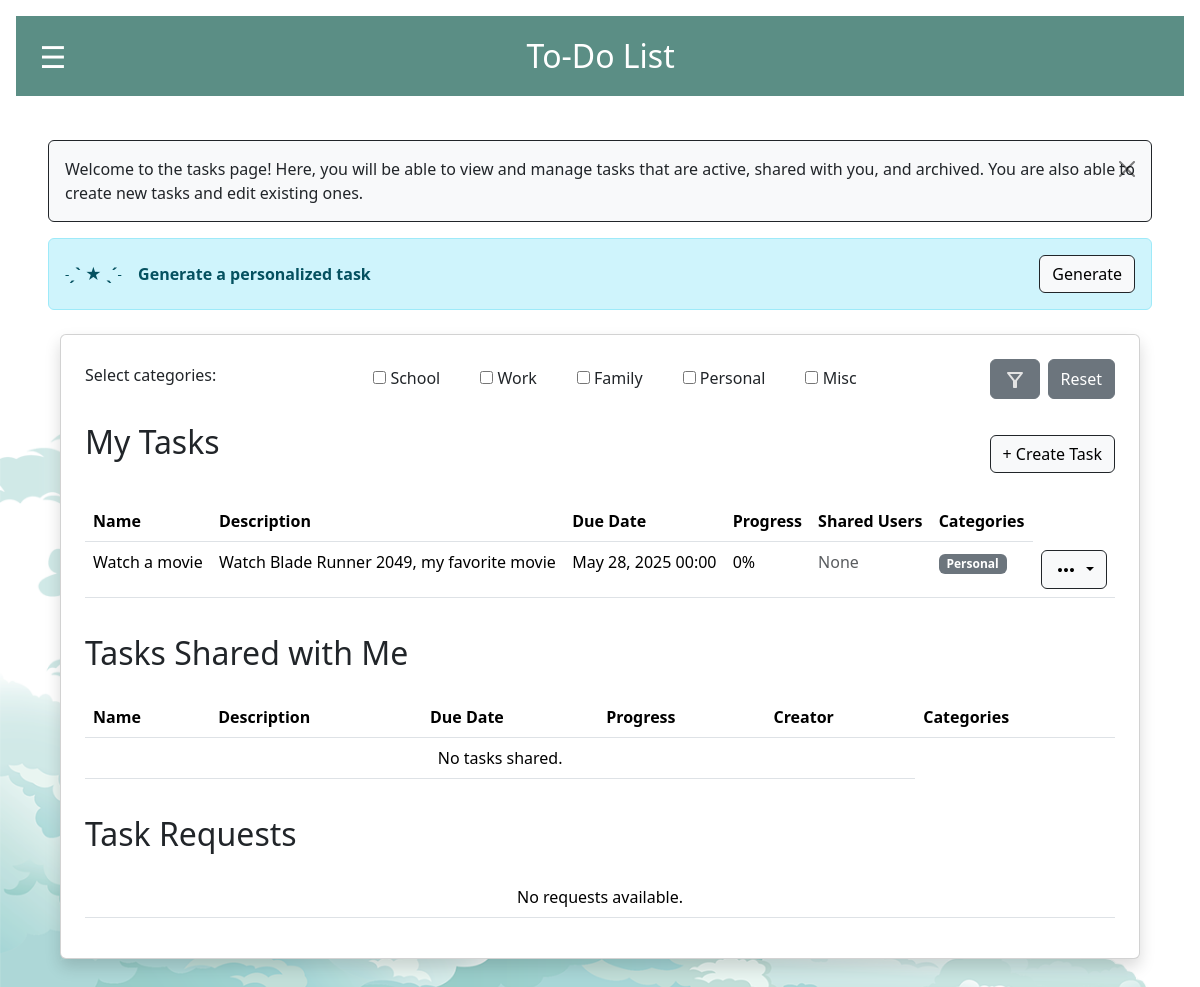
Page /tasks/ (signed in) on the earlier database version.
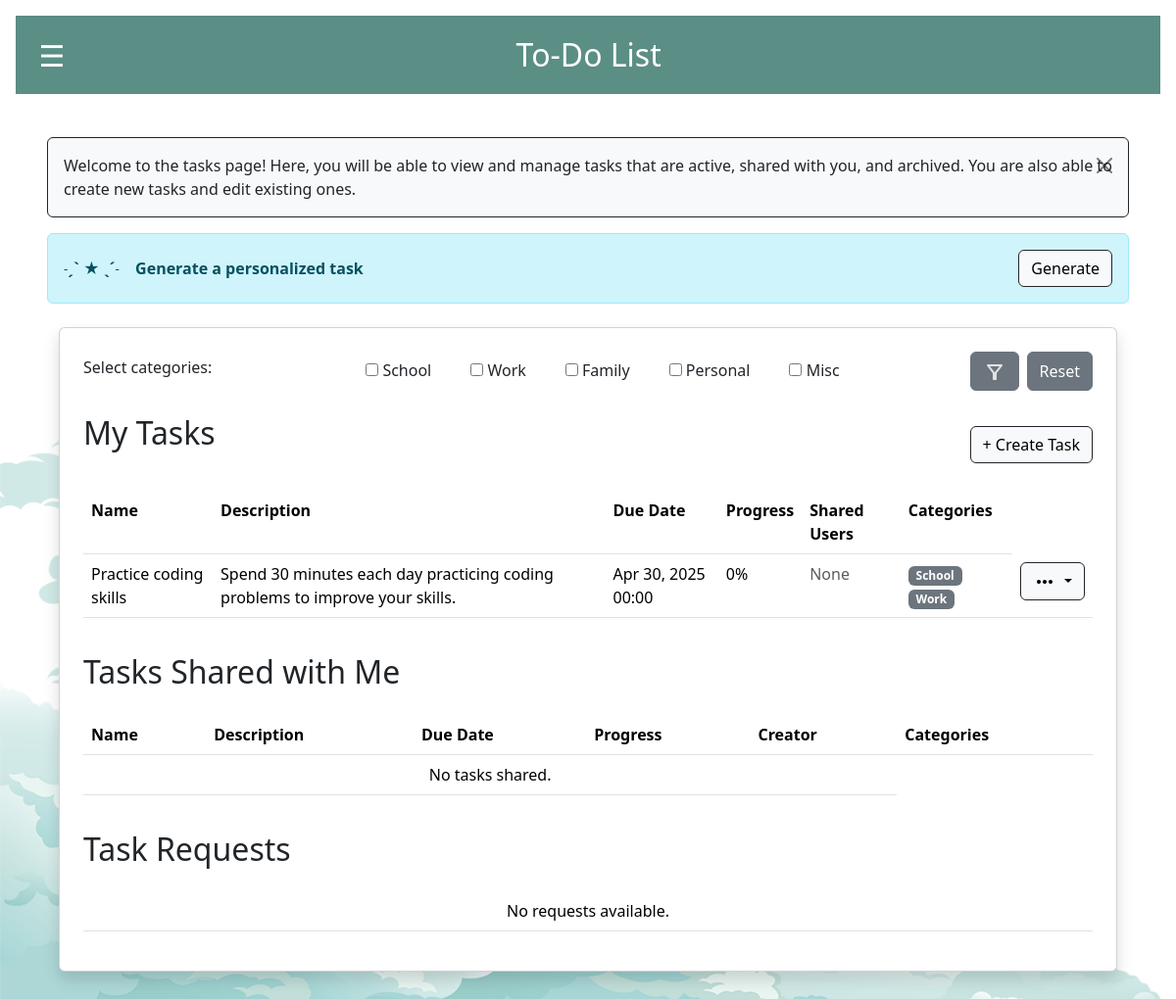
Same page on the later database version.
### todoapp/models.py (models this page shows, shortened)
class Category(models.Model):
    name = models.CharField(max_length=50)
    objects = models.Manager()
    def __str__(self):
        return str(self.name or "")

class Task(models.Model):
    name = models.CharField(max_length=255)
    objects = models.Manager()
    creator = models.ForeignKey(User, on_delete=models.CASCADE)
    description = models.TextField()
    due_date = models.DateTimeField()
    progress = models.IntegerField(default=0)
    is_completed = models.BooleanField(default=False)
    is_archived = models.BooleanField(default=False)
    ignore_archive = models.BooleanField(default=False)
    categories = models.ManyToManyField(Category, related_name="tasks", blank=True)
    assigned_users = models.ManyToManyField(User, related_name="assigned_tasks")
    notifications_enabled = models.BooleanField(default=False)
    NOTIFICATION_TIMES = [
        (10, '10 minutes before'),
        (60, '1 hour before'),
        (1440, '1 day before'),
    ]
    NOTIFICATION_TYPES = [
        ('push', 'Push Notification'),
        ('email', 'Email Notification'),
    ]
    notification_time = models.IntegerField(choices=NOTIFICATION_TIMES, default=60)
    notification_type = models.CharField(
        max_length=10,
        choices=NOTIFICATION_TYPES,
        default='push'
    )

### todoapp/views.py (the view)
# urls.py: path('tasks/', views.task_view, name='task_view'),
@login_required(login_url='/')
def task_view(request):
    task_requests = TaskCollabRequest.objects.filter(to_user=request.user)
    has_task = Task.objects.filter(creator=request.user).exists()
    form, filtered_tasks, shared_filtered_tasks, _ = get_filtered_tasks(request)
    suggestion = get_ai_task_suggestion(request)
    suggested_name        = suggestion.get('name','')        if suggestion else ''
    suggested_description = suggestion.get('description','') if suggestion else ''
    suggested_categories  = suggestion.get('categories',[])  if suggestion else []
    return render(request, 'task_view.html', {
        'my_tasks':             filtered_tasks,
        'shared_tasks':         shared_filtered_tasks,
        'task_requests':        task_requests,
        'form':                 form,
        'has_task':             has_task,
        'suggested_name':       suggested_name,
        'suggested_description':suggested_description,
        'suggested_categories': suggested_categories,
    })

### todoapp/forms.py
class FilterTasksForm(forms.Form):
    user_category_filter = forms.ModelMultipleChoiceField(
        queryset=Category.objects.all(),
        widget=forms.CheckboxSelectMultiple,
        required=False,
        label="Select categories:"
    )

### todoapp/context_processors.py (called while the page is built)
def vapid_key(request):
    return {
        'vapid_key': settings.VAPID_PUBLIC_KEY
    }

### todoapp/views.py (called while the page is built, shortened)
def get_ai_task_suggestion(request):
    if 'generate-task' not in request.GET:
        return None

def get_filtered_tasks(request):
    form = FilterTasksForm(request.GET or None)
    my_filtered_tasks = Task.objects.filter(
        creator=request.user,
        is_archived=False
    )
    shared_filtered_tasks = Task.objects.filter(
        assigned_users=request.user,
        is_archived=False
    )
    filtered_archived_tasks = Task.objects.filter(
        is_archived=True
    ).filter(
        Q(creator=request.user) | Q(assigned_users=request.user)
    ).distinct()
    return form, my_filtered_tasks, shared_filtered_tasks, filtered_archived_tasks

### todoapp/templates/task_view.html (shortened to what this page needs)
{% extends 'base.html' %}
{% block content %}
<div class="alert alert-info alert-dismissible fade show d-flex justify-content-between align-items-center flex-wrap gap-2 border border-dark custom-alert" role="alert">
    <p class="mb-0">
      Welcome to the tasks page! Here, you will be able to view and manage tasks that are active, shared with you, and archived. You are also able to create new tasks and edit existing ones.
    </p>
    <button type="button" class="btn-close" data-bs-dismiss="alert" aria-label="Close"></button>
  </div>
  <div class="alert alert-info d-flex justify-content-between align-items-center flex-wrap gap-2">
    {% if suggested_name and has_task %}
        <p class="mb-0 mt-2" title="Personalized tasks are suggested to you based on your activity and patterns! Click 'Add Task' to customize this task and add it to your calendar.">
            <b>˗ˏˋ ★ ˎˊ˗ &ensp; Task Suggestion: &ensp;</b> {{ suggested_name }}
        </p>
        <div class="d-flex gap-2 ms-auto">
            <a href="{% url 'add_task' %}?name={{ suggested_name|urlencode }}&description={{ suggested_description|urlencode }}{% for cat in suggested_categories %}&categories={{ cat|urlencode }}{% endfor %}" class="custom-dark-button">
                Add Task
            </a>
            <form method="get">
                <button name="generate-task" type="submit" class="custom-dark-button">Generate Task</button>
            </form>
        </div>
    {% elif has_task and not suggested_name %}
        <strong>˗ˏˋ ★ ˎˊ˗ &ensp; Generate a personalized task</strong>
        <form method="get" class="ms-auto">
            <button name="generate-task" type="submit" class="custom-dark-button">Generate</button>
        </form>
    {% else %}
        <strong>˗ˏˋ ★ ˎˊ˗ &ensp; Create a task first!</strong>
    {% endif %}
</div>
<div class="container mt-4">
    <div class="card p-4 shadow">
        <div class="filter-form">
            <form method="get" title="Select a category to filter all tasks based on their category assignment." name="filter_tasks" class="d-flex justify-content-between align-items-center flex-wrap gap-2">
                <label class="form-label">{{ form.user_category_filter.label }}</label>
                <div class="d-flex flex-row flex-wrap gap-3">
                    {% for checkbox in form.user_category_filter %}
                        <div class="form-check">
                            {{ checkbox.tag }}
                            <label class="form-check-label">{{ checkbox.choice_label }}</label>
                        </div>
                    {% endfor %}
                </div>
                <div class="d-flex gap-2">
                    <button type="submit" name="make-filter" title="Filter" class="btn btn-secondary">
                        <svg xmlns="http://www.w3.org/2000/svg" height="24px" viewBox="0 -960 960 960" width="24px" fill="#e3e3e3"><path d="M440-160q-17 0-28.5-11.5T400-200v-240L168-736q-15-20-4.5-42t36.5-22h560q26 0 36.5 22t-4.5 42L560-440v240q0 17-11.5 28.5T520-160h-80Zm40-308 198-252H282l198 252Zm0 0Z"/></svg>
                    </button>
                    <button type="button" name="reset-filter" class="btn btn-secondary" onclick="resetFilter()">Reset</button>
                </div>
            </form>
        </div>
        <div class="title-card d-flex justify-content-between align-items-center mt-4 mb-3" style="margin-top:20px;">
            <h2 class="mb-4">My Tasks</h2>
            <a href="{% url 'add_task' %}" class="custom-dark-button">+ Create Task</a>
        </div>
        <div class="table-responsive">
            <table class="table">
                <tbody>
                    <tr>
                        <th>Name</th>
                        <th>Description</th>
                        <th>Due Date</th>
                        <th>Progress</th>
                        <th>Shared Users</th>
                        <th>Categories</th>
                    </tr>
                    {% for task in my_tasks %}
                    <tr>
                        <td>{{ task.name }}</td>
                        <td>{{ task.description }}</td>
                        <td>{{ task.due_date|date:"M d, Y H:i" }}</td>
                        <td>{{ task.progress }}%</td>
                        <td>
                            {% for user in task.assigned_users.all %}
                                <span class="badge bg-secondary">{{ user.username }}</span>
                            {% empty %}
                                <span class="text-muted">None</span>
                            {% endfor %}
                        </td>
                        <td>
                            {% for category in task.categories.all %}
                                <span class="badge bg-secondary">{{ category.name }}</span>
                            {% empty %}
                                <span class="text-muted">None</span>
                            {% endfor %}
                        </td>
                        <td>
                            <div class="btn-group">
                                <button type="button" class="custom-dark-button dropdown-toggle" data-bs-toggle="dropdown" aria-haspopup="true" aria-expanded="false">
                                </button>
                            </div>
                        </td>
                    </tr>
                    {% empty %}
                    <tr>
                        <td colspan="5" class="text-center">No tasks available.</td>
                    </tr>
                    {% endfor %}
                </tbody>
            </table>
        </div>
        <div class="title-card">
            <h2 class="mb-4" style="margin-top:20px;">Tasks Shared with Me</h2>
        </div>
        <div class="table-responsive">
            <table class="table">
                    <tr>
                        <th>Name</th>
                        <th>Description</th>
                        <th>Due Date</th>
                        <th>Progress</th>
                        <th>Creator</th>
                        <th>Categories</th>
                    </tr>
                    {% for task in shared_tasks %}
                    <tr>
                        <td>{{ task.name }}</td>
                        <td>{{ task.description }}</td>
                        <td>{{ task.due_date|date:"M d, Y H:i" }}</td>
                        <td>{{ task.progress }}%</td>
                        <td>{{ task.creator }}</td>
                        <td>
                            {% for category in task.categories.all %}
                                <span class="badge bg-secondary">{{ category.name }}</span>
                            {% empty %}
                                <span class="text-muted">None</span>
                            {% endfor %}
                        </td>
                        <td>
                            <div class="button-container">
                                <a class="btn btn-primary btn-sm" href="{% url 'share_task' task_id=task.id %}">Share</a>
                                <a href="{% url 'exit_task' task_id=task.id %}" class="btn btn-danger btn-sm">Exit</a>
                            </div>
                        </td>
                    </tr>
                    {% empty %}
                    <tr>
                        <td colspan="5" class="text-center">No tasks shared.</td>
                    </tr>
                    {% endfor %}
            </table>
        </div>
        <div class="title-card">
            <h2 class="mb-4" style="margin-top: 20px;">Task Requests</h2>
        </div>
        <div class="table-responsive">
            <table class="table">
                <tbody>
                    {% if task_requests %}
                    <tr>
                        <th>Name</th>
                        <th>Description</th>
                        <th>Due Date</th>
                        <th>Progress</th>
                        <th>Creator</th>
                        <th>Actions</th>
                    </tr>
                    {% for request in task_requests %}
                    <tr>
                        <td>{{ request.task.name }}</td>
                        <td>{{ request.task.description }}</td>
                        <td>{{ request.task.due_date|date:"M d, Y H:i" }}</td>
                        <td>{{ request.task.progress }}</td>
                        <td>Shared from user {{request.task.creator}}</td>
                        <td>
                            <form method="post" action="{% url 'accept_task' request.id %}">
                                {% csrf_token %}
                                <button class="btn btn-primary btn-sm" name="accept_request">Accept</button>
                                <button class="btn btn-danger btn-sm" name="decline_request">Decline</button>
                            </form>
                        </td>
                    </tr>
                    {% endfor %}
                    {% else %}
                    <tr>
                        <td colspan="5" class="text-center">No requests available.</td>
                    </tr>
                    {% endif %}
                </tbody>
            </table>
        </div>
    </div>
</div>
{% endblock %}

### todoapp/templates/base.html (shortened to what this page needs)
<!DOCTYPE html>
<html>
<head>
    {% load static %}
    <link href="https://cdn.jsdelivr.net/npm/bootstrap@5.3.3/dist/css/bootstrap.min.css" rel="stylesheet">
    <link rel="stylesheet" href="{% static 'styles.css' %}">
</head>
<body class="m-3">
    <nav class="navbar navbar-dark" style="height: 80px; ">
        <div class="container-fluid d-flex align-items-center">
            <button class="toggle-btn me-3" onclick="toggleSidebar()">☰</button>
            <a class="navbar-brand mb-0 h1" href="{% url 'home' %}" style="font-size: 2rem;">To-Do List &ensp; &ensp;</a>
        </div>
    </nav>
    <div class="main-content" id="mainContent">
        <div class="container mt-4">
            {% block content %}
            {% endblock %}
        </div>
    </div>
</body>
</html>

### todoapp/static/styles.css (style rules this page uses)
.title-card { display: flex; gap: 10px; }

### todoapp/templates/base.html (style rules this page uses)
body { margin: 0; background-image: url('../static/todolist-background.png'); background-size: cover; background-repeat: no-repeat; }
.main-content { margin-left: 0; padding: 20px; transition: all 0.3s ease; }
.toggle-btn { background-color: transparent; color: white; border: none; z-index: 2000; width: 50px !important; height:60px !important; font-size: 30px !important; }
.table-responsive { overflow-x: unset; }

Differences in the rows shown:
removed Task: name "Watch a movie", description "Watch Blade Runner 2049, my favorite movie", due_date "May 28, 2025 00:00", progress "0", Category (name "Personal")
added Task: name "Practice coding skills", description "Spend 30 minutes each day practicing coding problems to improve your skills.", due_date "Apr 30, 2025 00:00", progress "0", Category (name "School"), Category (name "Work")
